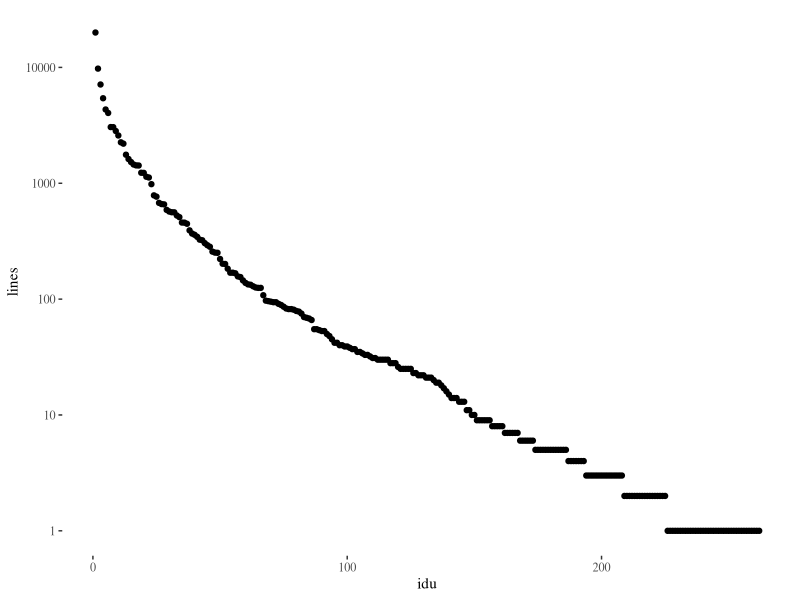
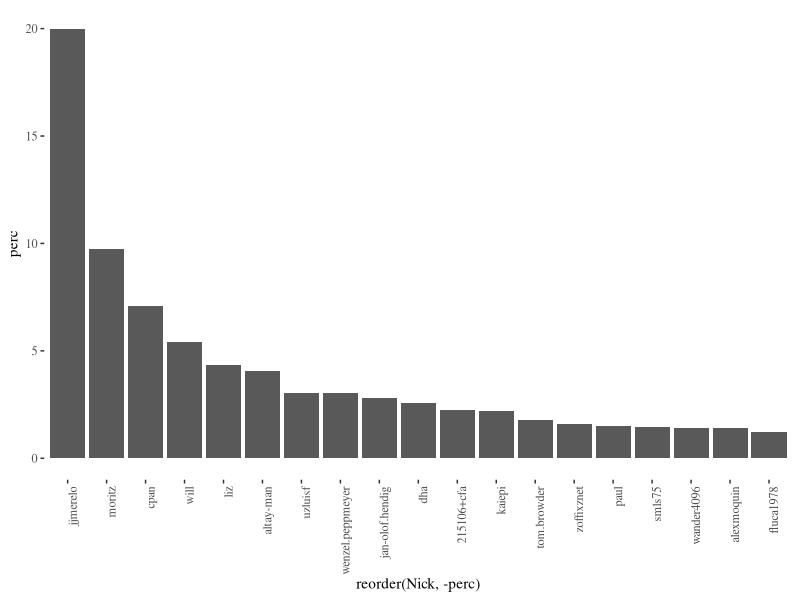

The R source for these figures, in order:
library(ggplot2)
library(ggthemes)

data <- read.csv("../data/current-lines-written.csv",header=TRUE)
data$idu <- as.numeric(row.names(data))
ggplot(data,aes(x=idu,y=lines))+geom_point()+scale_y_log10()+scale_y_log10() +theme_tufte()
data$perc <- 100*data$lines/sum(data$lines)
data.top20 <- data[data$idu < 20,]
ggplot(data.top20,aes(x=reorder(Nick,-perc),y=perc))+geom_bar(stat='identity') + theme_tufte()+ theme(axis.text.x = element_text(angle = 90, hjust = 1))

